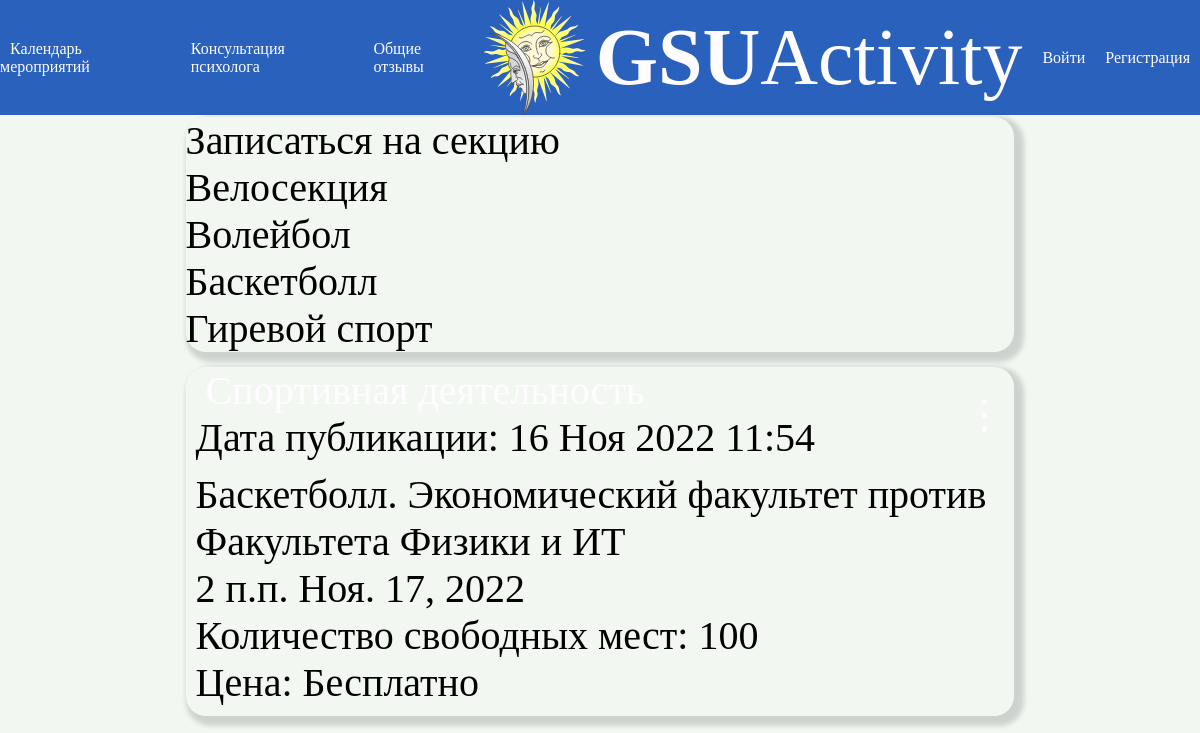
Before: /sport/ with the older database file.
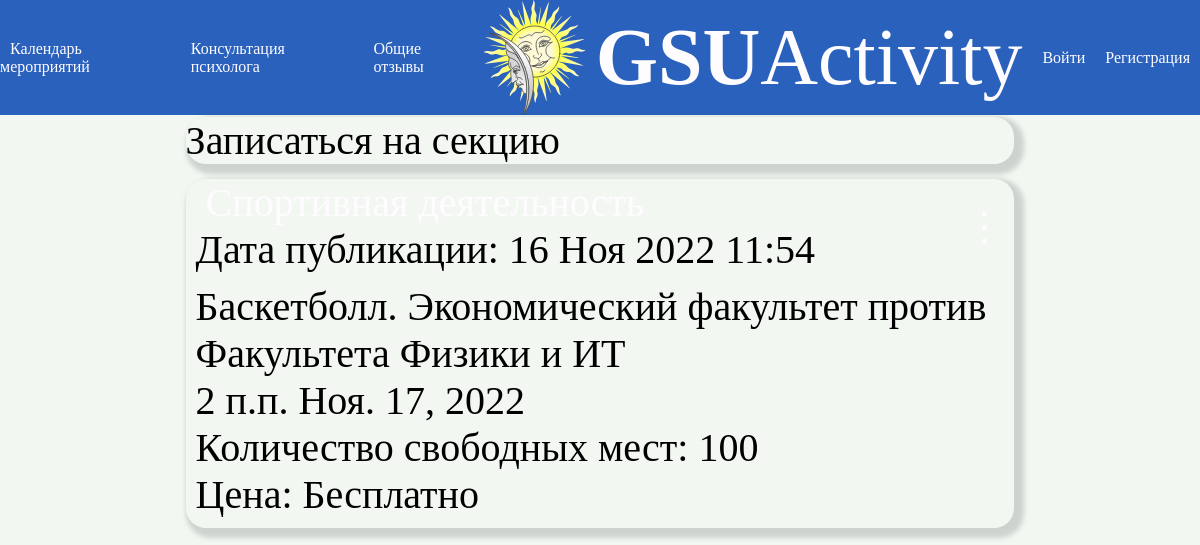
After: the same page with the newer database file.
### news/models.py (models this page shows, shortened)
class Section(models.Model):
    name = models.CharField(max_length=30,verbose_name='Название')
    otobr = models.BooleanField(default=False, db_index=True,verbose_name='Отображение')
    class Meta:
        verbose_name_plural = 'Секции'
        verbose_name = 'Секция'

class Post(models.Model):
    tag = (
        ('cult','Культурно-досуговая деятельность'),
        ('sport','Спортивная деятельность'),
        ('mass','Массовые мероприятия и выставки'),
        ('trud','Трудовая и волонтерская деятельность'),
        )
    name = models.CharField(null=True, blank=False,max_length=100,verbose_name='Заголовок')
    content = models.TextField(null=True, blank=False,verbose_name='Контент')
    image = models.ImageField(upload_to='image/%Y/%m/%d/', blank=True, null=True,verbose_name='Изображение')
    file = models.FileField(upload_to='files/%Y/%m/%d/', blank=True, null=True,verbose_name='Приклепленные файлы')
    video = models.FileField(upload_to='video/%Y/%m/%d/', blank=True, null=True,verbose_name='Видео')
    audio = models.FileField(upload_to='audio/%Y/%m/%d/', blank=True, null=True,verbose_name='Аудио')
    author = models.ForeignKey(AdvUser, on_delete=models.CASCADE, null=True,verbose_name='Автор')
    pubdate = models.DateTimeField(auto_now_add=True, db_index=True, verbose_name='Дата публикации')
    eventtime = models.TimeField(db_index=True,null=True,blank=False,verbose_name='Время')
    eventdate = models.DateField(db_index=True,null=True,blank=False,verbose_name='Дата')
    stoim = models.CharField(null = True, blank = False, max_length=10,verbose_name='Стоимость')
    mesta = models.IntegerField(null = True, blank = False,default=2,validators=[MinValueValidator(0)],verbose_name='Количество мест всего')
    mesta_now = models.IntegerField(null = True, blank = False,default=2,validators=[MaxValueValidator(30)],verbose_name='Количество мест сейчас')
    tags = models.CharField( blank = False,choices=tag, max_length=50,verbose_name='Тэг',null=True)
    zapis = models.ManyToManyField(AdvUser, related_name='Записаные',blank=True, verbose_name='Записаные', through='PostType', through_fields=('post','user'))
    class Meta:
        verbose_name_plural = 'События'
        verbose_name = 'Событие'
        ordering = ['eventdate']

### news/views.py (the view)
# urls.py: path('sport/', sport, name='sport'),
def sport(request):
	sections = Section.objects.filter(otobr=True)
	posts = Post.objects.all()
	your_zapisi = Post.objects.filter(zapis=request.user.id)
	return render(request, 'news/sport.html', {'posts': posts,'your_zapisi':your_zapisi,'sections':sections})

### news/templates/news/sport.html (shortened to what this page needs)
{% extends "layout/basic.html" %}
{% block content %}
	<div class="post">
		Записаться на секцию<br>
		{% for section in sections %}
			{{section.name}}<br>
		{% endfor %}
	</div>
{% if posts %}
{% for post in posts %}
{% if post.tags == 'sport' %}
	<div class="post">
		<div class="post-author">
			<div class="post-author-a">
			    <div>
					{% if post.tags == 'sport' %}
					<a href="{% url 'news:sport' %}" class="link">{{ post.get_tags_display}}</a><br>
					{% endif %}
					Дата публикации: {{ post.pubdate|date:"d M Y H:i" }}
				</div>
			</div>
			<div class="post-author-b">
				<a href="{% url 'news:detail' pk=post.pk %}" class="link">⋮</a>
			</div>
		</div>
		<div class="post-content">
			{{ post.name}}<br>  {{ post.eventtime }} {{ post.eventdate }}<br>
			Количество свободных мест: {{ post.mesta }}<br>
			Цена: {{ post.stoim }}<br>
		</div>
	</div>
{% endif %}
{% endfor %}
{% endif %}
{% endblock %}

Changed rows visible on the page:
removed Section: name "Велосекция"
removed Section: name "Волейбол"
removed Section: name "Баскетболл"
removed Section: name "Гиревой спорт"
